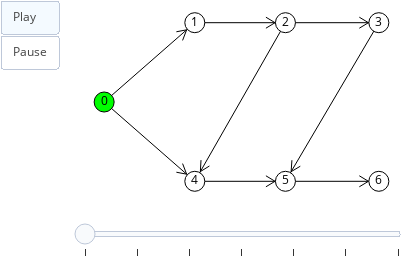

The cell this chart's notebook holds for it:
### Markdown cell above
## Busca em profundidade (com recursão)

### Code cell
def dfs_r(g, n, frames):
    g.nodes[n]['color'] = (0, 255, 0)
    g.nodes[n]['visited'] = True

    frame = sn.generate_frame(g, nlab=True)
    frames.append(frame)

    for m in g.successors(n):
        if not g.nodes[m]['visited']:
            dfs_r(g, m, frames)


frames = []

sn.reset_node_colors(g)
for n in g.nodes:
    g.nodes[n]['visited'] = False

dfs_r(g, 0, frames)

sn.show_animation(frames)

### Figure 1 — Plotly figure (JSON) as saved in the notebook; plotly's stock layout.template omitted (floating-point values rounded to 4 significant figures)
{"data": [{"hoverinfo": "none", "line": {"color": "rgb(0, 0, 0)", "width": 1}, "mode": "lines", "type": "scatter", "uid": "2118f562-997e-11e8-9c2f-9a5fd3dcadb7", "x": [0, 0.33, null, 0.3003, 0.2855, null, 0.3003, 0.263, null], "y": [0.5, 1, null, 0.955, 0.8883, null, 0.955, 0.9428, null]}, {"hoverinfo": "none", "line": {"color": "rgb(0, 0, 0)", "width": 1}, "mode": "lines", "type": "scatter", "uid": "2118f563-997e-11e8-8e04-9a5fd3dcadb7", "x": [0, 0.33, null, 0.3003, 0.263, null, 0.3003, 0.2855, null], "y": [0.5, 0, null, 0.04499, 0.05724, null, 0.04499, 0.1117, null]}, {"hoverinfo": "none", "line": {"color": "rgb(0, 0, 0)", "width": 1}, "mode": "lines", "type": "scatter", "uid": "2118f564-997e-11e8-9ae2-9a5fd3dcadb7", "x": [0.33, 0.66, null, 0.6221, 0.5889, null, 0.6221, 0.5889, null], "y": [1, 1, null, 1, 0.9653, null, 1, 1.035, null]}, {"hoverinfo": "none", "line": {"color": "rgb(0, 0, 0)", "width": 1}, "mode": "lines", "type": "scatter", "uid": "2118f565-997e-11e8-b82d-9a5fd3dcadb7", "x": [0.66, 1, null, 0.9621, 0.9289, null, 0.9621, 0.9289, null], "y": [1, 1, null, 1, 0.9653, null, 1, 1.035, null]}, {"hoverinfo": "none", "line": {"color": "rgb(0, 0, 0)", "width": 1}, "mode": "lines", "type": "scatter", "uid": "2118f566-997e-11e8-8c1a-9a5fd3dcadb7", "x": [0.66, 0.33, null, 0.3502, 0.3526, null, 0.3502, 0.3833, null], "y": [1, 0, null, 0.06127, 0.1336, null, 0.06127, 0.0965, null]}, {"hoverinfo": "none", "line": {"color": "rgb(0, 0, 0)", "width": 1}, "mode": "lines", "type": "scatter", "uid": "2118f567-997e-11e8-a1db-9a5fd3dcadb7", "x": [1, 0.66, null, 0.6807, 0.6836, null, 0.6807, 0.714, null], "y": [1, 0, null, 0.06074, 0.133, null, 0.06074, 0.09511, null]}, {"hoverinfo": "none", "line": {"color": "rgb(0, 0, 0)", "width": 1}, "mode": "lines", "type": "scatter", "uid": "2118f568-997e-11e8-a189-9a5fd3dcadb7", "x": [0.33, 0.66, null, 0.6221, 0.5889, null, 0.6221, 0.5889, null], "y": [0, 0, null, 0, -0.03474, null, 0, 0.03474, null]}, {"hoverinfo": "none", "line": {"color": "rgb(0, 0, 0)", "width": 1}, "mode": "lines", "type": "scatter", "uid": "2118f569-997e-11e8-91c1-9a5fd3dcadb7", "x": [0.66, 1, null, 0.9621, 0.9289, null, 0.9621, 0.9289, null], "y": [0, 0, null, 0, -0.03474, null, 0, 0.03474, null]}, {"hoverinfo": "none", "marker": {"color": "rgb(0, 255, 0)", "line": {"color": "rgb(0, 0, 0)", "width": 1}, "size": 20}, "mode": "markers+text", "text": ["0"], "textfont": {"color": "rgb(0, 0, 0)"}, "textposition": "middle center", "type": "scatter", "uid": "2118f56a-997e-11e8-a5bc-9a5fd3dcadb7", "x": [0], "y": [0.5]}, {"hoverinfo": "none", "marker": {"color": "rgb(255, 255, 255)", "line": {"color": "rgb(0, 0, 0)", "width": 1}, "size": 20}, "mode": "markers+text", "text": ["1"], "textfont": {"color": "rgb(0, 0, 0)"}, "textposition": "middle center", "type": "scatter", "uid": "2118f56b-997e-11e8-a3c5-9a5fd3dcadb7", "x": [0.33], "y": [1]}, {"hoverinfo": "none", "marker": {"color": "rgb(255, 255, 255)", "line": {"color": "rgb(0, 0, 0)", "width": 1}, "size": 20}, "mode": "markers+text", "text": ["2"], "textfont": {"color": "rgb(0, 0, 0)"}, "textposition": "middle center", "type": "scatter", "uid": "2118f56c-997e-11e8-96d1-9a5fd3dcadb7", "x": [0.66], "y": [1]}, {"hoverinfo": "none", "marker": {"color": "rgb(255, 255, 255)", "line": {"color": "rgb(0, 0, 0)", "width": 1}, "size": 20}, "mode": "markers+text", "text": ["3"], "textfont": {"color": "rgb(0, 0, 0)"}, "textposition": "middle center", "type": "scatter", "uid": "2118f56d-997e-11e8-9349-9a5fd3dcadb7", "x": [1], "y": [1]}, {"hoverinfo": "none", "marker": {"color": "rgb(255, 255, 255)", "line": {"color": "rgb(0, 0, 0)", "width": 1}, "size": 20}, "mode": "markers+text", "text": ["4"], "textfont": {"color": "rgb(0, 0, 0)"}, "textposition": "middle center", "type": "scatter", "uid": "2118f56e-997e-11e8-948f-9a5fd3dcadb7", "x": [0.33], "y": [0]}, {"hoverinfo": "none", "marker": {"color": "rgb(255, 255, 255)", "line": {"color": "rgb(0, 0, 0)", "width": 1}, "size": 20}, "mode": "markers+text", "text": ["5"], "textfont": {"color": "rgb(0, 0, 0)"}, "textposition": "middle center", "type": "scatter", "uid": "2118f56f-997e-11e8-b0d9-9a5fd3dcadb7", "x": [0.66], "y": [0]}, {"hoverinfo": "none", "marker": {"color": "rgb(255, 255, 255)", "line": {"color": "rgb(0, 0, 0)", "width": 1}, "size": 20}, "mode": "markers+text", "text": ["6"], "textfont": {"color": "rgb(0, 0, 0)"}, "textposition": "middle center", "type": "scatter", "uid": "2118f570-997e-11e8-8519-9a5fd3dcadb7", "x": [1], "y": [0]}], "layout": {"height": 256, "margin": {"b": 0, "l": 0, "r": 0, "t": 0}, "showlegend": false, "sliders": [{"currentvalue": {"visible": false}, "steps": [{"args": [[0], {"frame": {"redraw": false}, "mode": "immediate"}], "label": "", "method": "animate"}, {"args": [[1], {"frame": {"redraw": false}, "mode": "immediate"}], "label": "", "method": "animate"}, {"args": [[2], {"frame": {"redraw": false}, "mode": "immediate"}], "label": "", "method": "animate"}, {"args": [[3], {"frame": {"redraw": false}, "mode": "immediate"}], "label": "", "method": "animate"}, {"args": [[4], {"frame": {"redraw": false}, "mode": "immediate"}], "label": "", "method": "animate"}, {"args": [[5], {"frame": {"redraw": false}, "mode": "immediate"}], "label": "", "method": "animate"}, {"args": [[6], {"frame": {"redraw": false}, "mode": "immediate"}], "label": "", "method": "animate"}]}], "updatemenus": [{"buttons": [{"args": [null, {"frame": {"redraw": false}, "fromcurrent": true}], "label": "Play", "method": "animate"}, {"args": [[null], {"frame": {"redraw": false}, "mode": "immediate"}], "label": "Pause", "method": "animate"}], "showactive": true, "type": "buttons"}], "width": 408, "xaxis": {"showgrid": false, "showticklabels": false, "zeroline": false}, "yaxis": {"showgrid": false, "showticklabels": false, "zeroline": false}}}
